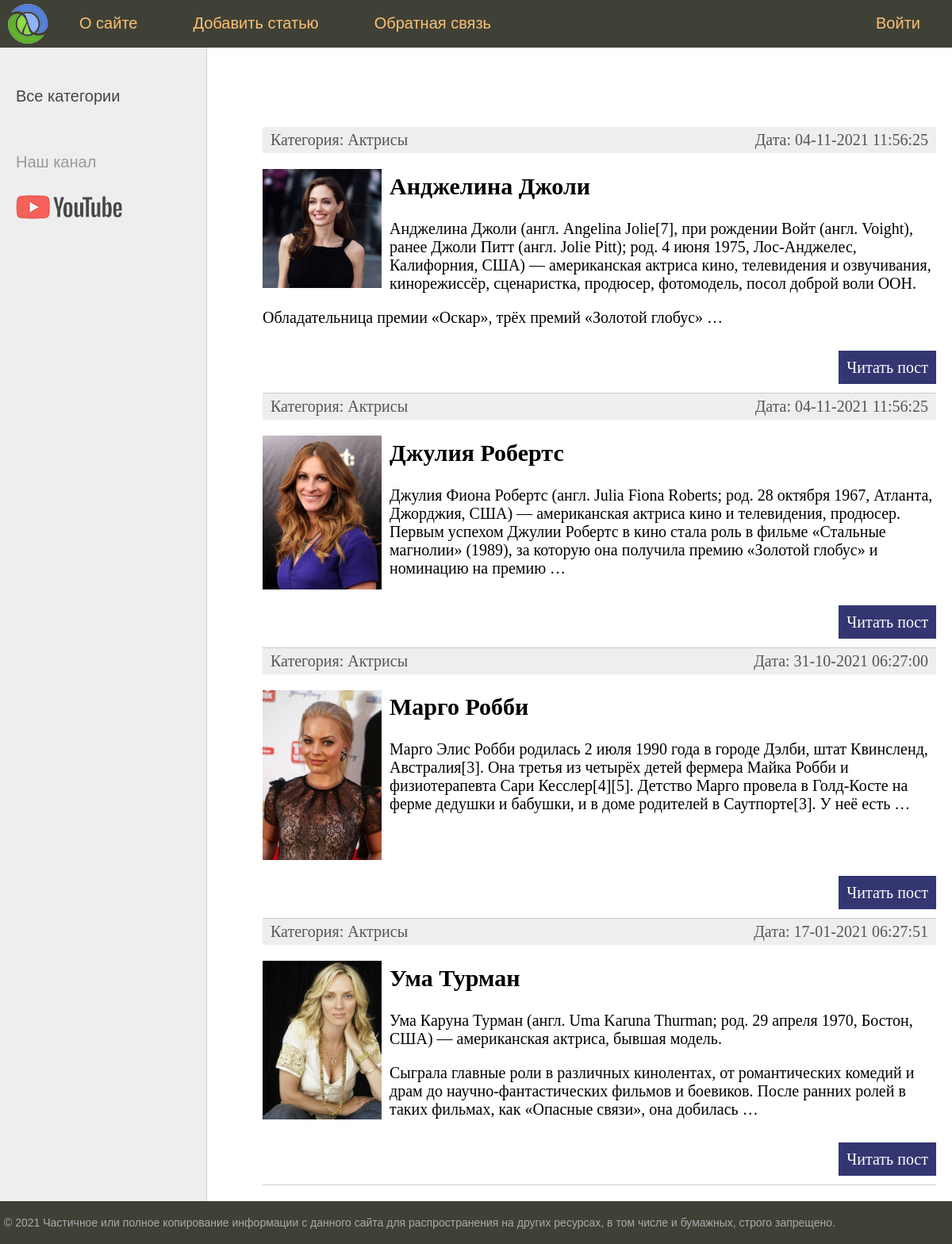
Screenshot of /category/aktrisy/ with the database file from the repository.
### women/models.py (models this page shows, shortened)
class Women(models.Model):
    title = models.CharField(max_length=255, verbose_name='Заголовок')
    slug = models.SlugField(max_length=255, unique=True, db_index=True, verbose_name="URL")
    content = models.TextField(blank=True, verbose_name='Контент')
    photo = models.ImageField(upload_to="photos/%Y/%m/%d", verbose_name='Фотография')
    time_create = models.DateTimeField(auto_now_add=True, verbose_name='Время создания')
    time_update = models.DateTimeField(auto_now=True, verbose_name='Время изменения')
    is_published = models.BooleanField(default=True, verbose_name='Публикация')
    cat = models.ForeignKey('Category', on_delete=models.PROTECT, verbose_name='Категория')
    def get_absolute_url(self):
        return reverse('post', kwargs={'post_slug': self.slug})
    class Meta:
        ordering = ('title',)
        verbose_name = 'Женщина'
        verbose_name_plural = 'Женщины'

class Category(models.Model):
    name = models.CharField(max_length=100, db_index=True, verbose_name='Категория')
    slug = models.SlugField(max_length=255, unique=True, db_index=True, verbose_name="URL")
    def __str__(self):
        return self.name
    class Meta:
        ordering = ('name',)
        verbose_name = 'Категорию'
        verbose_name_plural = 'Категории'

### women/views.py (the view)
# urls.py: path('category/<slug:cat_slug>/', WomenCategory.as_view(), name='category'),
class WomenCategory(DataMixin, ListView):
    model = Women
    template_name = 'women/index.html'  # Задаем маршрут к шаблону вместо стандартного
    context_object_name = 'post'  # Задаем имя списка вместо стандартного
    allow_empty = False
    def get_context_data(self, *, object_list=None, **kwargs):
        context = super().get_context_data(**kwargs)
        context['menu'] = menu
        context['title'] = 'Категория - ' + str(context['post'][0].cat)
        context['cat_selected'] = context['post'][0].cat_id
        return context
    def get_queryset(self):
        return Women.objects.filter(cat__slug=self.kwargs['cat_slug'], is_published=True)  # Выбираем что отображать из списка Women

### women/templates/women/index.html (shortened to what this page needs)
{% extends 'women/base.html' %}
{% block content %}
<ul class="list-articles">
	{% for p in post %}
	<li><div class="article-panel">
		<p class="first">Категория: {{p.cat}}</p>
		<p class="last">Дата: {{p.time_update|date:"d-m-Y H:i:s"}}</p>
	</div>
{% if p.photo %}
		<p><img src="{{ p.photo.url }}" alt="" class="img-article-left thumb"></p>
{% endif %}
			<h2>{{p.title}}</h2>
	{% autoescape on %}
	{{p.content|linebreaks|truncatewords:45}}
	{% endautoescape %}
			<p class="link-read-post"><a href="{{ p.get_absolute_url }}">Читать пост</a></p>
			</li>
	{% endfor %}
</ul>
{% endblock %}

### women/static/women/css/styles.css (style rules this page uses)
html, body { font-family: 'Arial'; margin: 0; padding: 0; height: 100%; width: 100%; color: #444; }
a { color: #0059b2; text-decoration: none; }
img { max-width: 600px; height: auto; }
img.img-article-left { max-width: 300px; height: auto; float: left; padding: 0 10px 10px 0; }
img.img-article-left.thumb { max-width: 150px; height: auto; }
p.link-read-post { text-align: right; }
p.link-read-post a { padding: 10px; min-width: 100px; background: #333671; color: #fff; text-decoration: none; }
div.article-panel { background: #eee; padding: 5px 10px 5px 10px; box-sizing border-box; overflow: hidden; color: #555; }
div.article-panel p.first { margin: 0; float: left; }
div.article-panel p.last { margin: 0; float: right; }
ul.list-articles { list-style: none; margin: 0; padding: 0; }
ul.list-articles li { border-bottom: 1px solid #ccc; }

### rows the page displays
Women: cat "Актрисы", time_update "04-11-2021 11:56:25", photo (picture), title "Анджелина Джоли", content "Анджелина Джоли (англ. Angelina Jolie[7], при рождении Войт (англ. Voight), ранее Джоли Питт (англ. Jolie Pitt); род. 4 июня 1975, Лос-Анджелес, Калифорния, США) — американская актриса кино, телевидения и озвучивания, кинорежиссёр, сценаристка, продюсер, фотомодель, посол доброй воли ООН. Обладательница премии «Оскар», трёх премий «Золотой глобус» …"
Women: cat "Актрисы", time_update "04-11-2021 11:56:25", photo (picture), title "Джулия Робертс", content "Джулия Фиона Робертс (англ. Julia Fiona Roberts; род. 28 октября 1967, Атланта, Джорджия, США) — американская актриса кино и телевидения, продюсер. Первым успехом Джулии Робертс в кино стала роль в фильме «Стальные магнолии» (1989), за которую она получила премию «Золотой глобус» и номинацию на премию …"
Women: cat "Актрисы", time_update "31-10-2021 06:27:00", photo (picture), title "Марго Робби", content "Марго Элис Робби родилась 2 июля 1990 года в городе Дэлби, штат Квинсленд, Австралия[3]. Она третья из четырёх детей фермера Майка Робби и физиотерапевта Сари Кесслер[4][5]. Детство Марго провела в Голд-Косте на ферме дедушки и бабушки, и в доме родителей в Саутпорте[3]. У неё есть …"
Women: cat "Актрисы", time_update "17-01-2021 06:27:51", photo (picture), title "Ума Турман", content "Ума Каруна Турман (англ. Uma Karuna Thurman; род. 29 апреля 1970, Бостон, США) — американская актриса, бывшая модель. Сыграла главные роли в различных кинолентах, от романтических комедий и драм до научно-фантастических фильмов и боевиков. После ранних ролей в таких фильмах, как «Опасные связи», она добилась …"

### other values shown
{{ m.title }} "О сайте" "Добавить статью" "Обратная связь"
{{ m.title }} "Войти"
